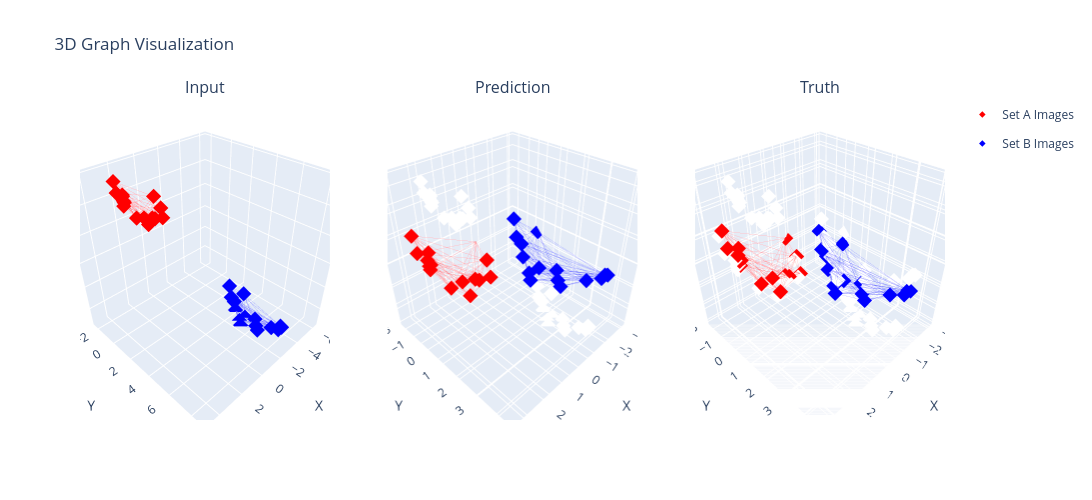

The code cell stored with this chart in its notebook:
### Code cell
# Display pairs of data
import utils.vis
utils.vis.plot_3D_graph_subplots([(graph_a, graph_b), (graph_a, predicted_graph), (graph_a, true_graph)], ["Input","Prediction","Truth"])

### Figure 1 — Plotly figure (JSON) as saved in the notebook; plotly's stock layout.template omitted (floating-point values rounded to 4 significant figures; data arrays with more than 128 entries replaced by an {"elided": "..."} marker saying what was removed)
{"data": [{"hovertemplate": "%{x:.2f}, %{y:.2f}, %{z:.2f}<extra></extra>", "legendgroup": "groupA", "marker": {"color": "red", "opacity": 1.0, "size": 5, "symbol": "diamond"}, "mode": "markers", "name": "Set A Images", "showlegend": true, "x": [-0.7221, 3.309, 1.295, 0.4064, 2.701, -0.8193, 3.459, 2.303, 2.413, -0.2181, 1.633, 3.124, 2.708, 0.5523, 3.46], "y": [-1.162, 0.04642, -0.3722, -0.3864, -0.3182, -1.993, 0.1433, 0.2932, -0.7801, -0.3687, 0.5303, 0.3855, -0.2067, -0.4763, 0.904], "z": [-1.498, 1.386, -1.184, -1.599, 0.1976, -0.9369, 2.166, -0.5408, 0.5853, -1.767, -1.172, 0.9443, 0.4801, -1.514, 1.607], "type": "scatter3d", "scene": "scene"}, {"hovertemplate": "%{x:.2f}, %{y:.2f}, %{z:.2f}<extra></extra>", "legendgroup": "groupB", "marker": {"color": "blue", "opacity": 1.0, "size": 5, "symbol": "diamond"}, "mode": "markers", "name": "Set B Images", "showlegend": true, "x": [-2.822, -3.871, -3.147, -3.636, -3.159, -3.93, -2.772, -2.456, -3.393, -4.415, -2.636, -3.372, -2.308, -4.835, -3.057], "y": [4.757, 3.291, 7.371, 5.58, 8.085, 2.908, 8.397, 5.176, 3.855, 2.265, 6.578, 4.828, 8.439, 3.416, 6.115], "z": [-9.58, -9.259, -8.711, -9.441, -8.069, -9.096, -7.692, -9.53, -9.481, -8.586, -9.163, -9.561, -7.559, -8.966, -9.354], "type": "scatter3d", "scene": "scene"}, {"hoverinfo": "skip", "line": {"color": "rgba(255,0,0,0.6)", "width": 1}, "mode": "lines", "opacity": 0.3, "showlegend": false, "x": {"elided": "249 float values"}, "y": {"elided": "249 float values"}, "z": {"elided": "249 float values"}, "type": "scatter3d", "scene": "scene"}, {"hoverinfo": "skip", "line": {"color": "rgba(0,0,255,0.6)", "width": 1}, "mode": "lines", "opacity": 0.3, "showlegend": false, "x": {"elided": "303 float values"}, "y": {"elided": "303 float values"}, "z": {"elided": "303 float values"}, "type": "scatter3d", "scene": "scene"}, {"hovertemplate": "%{x:.2f}, %{y:.2f}, %{z:.2f}<extra></extra>", "legendgroup": "groupA", "marker": {"color": "red", "opacity": 1.0, "size": 5, "symbol": "diamond"}, "mode": "markers", "name": "Set A Images", "showlegend": false, "x": [-0.7221, 3.309, 1.295, 0.4064, 2.701, -0.8193, 3.459, 2.303, 2.413, -0.2181, 1.633, 3.124, 2.708, 0.5523, 3.46], "y": [-1.162, 0.04642, -0.3722, -0.3864, -0.3182, -1.993, 0.1433, 0.2932, -0.7801, -0.3687, 0.5303, 0.3855, -0.2067, -0.4763, 0.904], "z": [-1.498, 1.386, -1.184, -1.599, 0.1976, -0.9369, 2.166, -0.5408, 0.5853, -1.767, -1.172, 0.9443, 0.4801, -1.514, 1.607], "type": "scatter3d", "scene": "scene2"}, {"hovertemplate": "%{x:.2f}, %{y:.2f}, %{z:.2f}<extra></extra>", "legendgroup": "groupB", "marker": {"color": "blue", "opacity": 1.0, "size": 5, "symbol": "diamond"}, "mode": "markers", "name": "Set B Images", "showlegend": false, "x": [-1.149, -2.198, -1.475, -1.964, -1.486, -2.257, -1.099, -0.7837, -1.721, -2.743, -0.9636, -1.699, -0.6358, -3.162, -1.384], "y": [1.055, -0.411, 3.67, 1.878, 4.383, -0.7934, 4.695, 1.475, 0.1534, -1.437, 2.876, 1.126, 4.737, -0.2863, 2.413], "z": [-1.276, -0.9557, -0.4075, -1.137, 0.235, -0.7921, 0.6113, -1.227, -1.177, -0.2819, -0.8596, -1.257, 0.7446, -0.6618, -1.05], "type": "scatter3d", "scene": "scene2"}, {"hoverinfo": "skip", "line": {"color": "rgba(255,0,0,0.6)", "width": 1}, "mode": "lines", "opacity": 0.3, "showlegend": false, "x": {"elided": "249 float values"}, "y": {"elided": "249 float values"}, "z": {"elided": "249 float values"}, "type": "scatter3d", "scene": "scene2"}, {"hoverinfo": "skip", "line": {"color": "rgba(0,0,255,0.6)", "width": 1}, "mode": "lines", "opacity": 0.3, "showlegend": false, "x": {"elided": "303 float values"}, "y": {"elided": "303 float values"}, "z": {"elided": "303 float values"}, "type": "scatter3d", "scene": "scene2"}, {"hovertemplate": "%{x:.2f}, %{y:.2f}, %{z:.2f}<extra></extra>", "legendgroup": "groupA", "marker": {"color": "red", "opacity": 1.0, "size": 5, "symbol": "diamond"}, "mode": "markers", "name": "Set A Images", "showlegend": false, "x": [-0.7221, 3.309, 1.295, 0.4064, 2.701, -0.8193, 3.459, 2.303, 2.413, -0.2181, 1.633, 3.124, 2.708, 0.5523, 3.46], "y": [-1.162, 0.04642, -0.3722, -0.3864, -0.3182, -1.993, 0.1433, 0.2932, -0.7801, -0.3687, 0.5303, 0.3855, -0.2067, -0.4763, 0.904], "z": [-1.498, 1.386, -1.184, -1.599, 0.1976, -0.9369, 2.166, -0.5408, 0.5853, -1.767, -1.172, 0.9443, 0.4801, -1.514, 1.607], "type": "scatter3d", "scene": "scene3"}, {"hovertemplate": "%{x:.2f}, %{y:.2f}, %{z:.2f}<extra></extra>", "legendgroup": "groupB", "marker": {"color": "blue", "opacity": 1.0, "size": 5, "symbol": "diamond"}, "mode": "markers", "name": "Set B Images", "showlegend": false, "x": [-0.8713, -1.92, -1.197, -1.686, -1.208, -1.979, -0.8214, -0.5056, -1.442, -2.465, -0.6855, -1.421, -0.3578, -2.884, -1.106], "y": [1.028, -0.4383, 3.642, 1.85, 4.356, -0.8207, 4.668, 1.447, 0.1261, -1.465, 2.849, 1.098, 4.71, -0.3136, 2.386], "z": [-2.036, -1.716, -1.168, -1.898, -0.5255, -1.553, -0.1491, -1.987, -1.938, -1.042, -1.62, -2.018, -0.01577, -1.422, -1.81], "type": "scatter3d", "scene": "scene3"}, {"hoverinfo": "skip", "line": {"color": "rgba(255,0,0,0.6)", "width": 1}, "mode": "lines", "opacity": 0.3, "showlegend": false, "x": {"elided": "249 float values"}, "y": {"elided": "249 float values"}, "z": {"elided": "249 float values"}, "type": "scatter3d", "scene": "scene3"}, {"hoverinfo": "skip", "line": {"color": "rgba(0,0,255,0.6)", "width": 1}, "mode": "lines", "opacity": 0.3, "showlegend": false, "x": {"elided": "303 float values"}, "y": {"elided": "303 float values"}, "z": {"elided": "303 float values"}, "type": "scatter3d", "scene": "scene3"}], "layout": {"scene": {"domain": {"x": [0.0, 0.2889], "y": [0.0, 1.0]}, "xaxis": {"title": {"text": "X"}, "range": [-6.56, 5.185]}, "yaxis": {"title": {"text": "Y"}, "range": [-2.649, 9.096]}, "zaxis": {"title": {"text": "Z"}, "range": [-9.58, 2.166]}, "aspectmode": "cube"}, "scene2": {"domain": {"x": [0.3556, 0.6444], "y": [0.0, 1.0]}, "xaxis": {"title": {"text": "X"}, "range": [-3.216, 3.514]}, "yaxis": {"title": {"text": "Y"}, "range": [-1.993, 4.737]}, "zaxis": {"title": {"text": "Z"}, "range": [-3.165, 3.564]}, "aspectmode": "cube"}, "scene3": {"domain": {"x": [0.7111, 1.0], "y": [0.0, 1.0]}, "xaxis": {"title": {"text": "X"}, "range": [-3.063, 3.639]}, "yaxis": {"title": {"text": "Y"}, "range": [-1.993, 4.71]}, "zaxis": {"title": {"text": "Z"}, "range": [-3.286, 3.416]}, "aspectmode": "cube"}, "annotations": [{"font": {"size": 16}, "showarrow": false, "text": "Input", "x": 0.1444, "xanchor": "center", "xref": "paper", "y": 1.0, "yanchor": "bottom", "yref": "paper"}, {"font": {"size": 16}, "showarrow": false, "text": "Prediction", "x": 0.5, "xanchor": "center", "xref": "paper", "y": 1.0, "yanchor": "bottom", "yref": "paper"}, {"font": {"size": 16}, "showarrow": false, "text": "Truth", "x": 0.8556, "xanchor": "center", "xref": "paper", "y": 1.0, "yanchor": "bottom", "yref": "paper"}], "title": {"text": "3D Graph Visualization"}, "width": 1500, "height": 500}}
